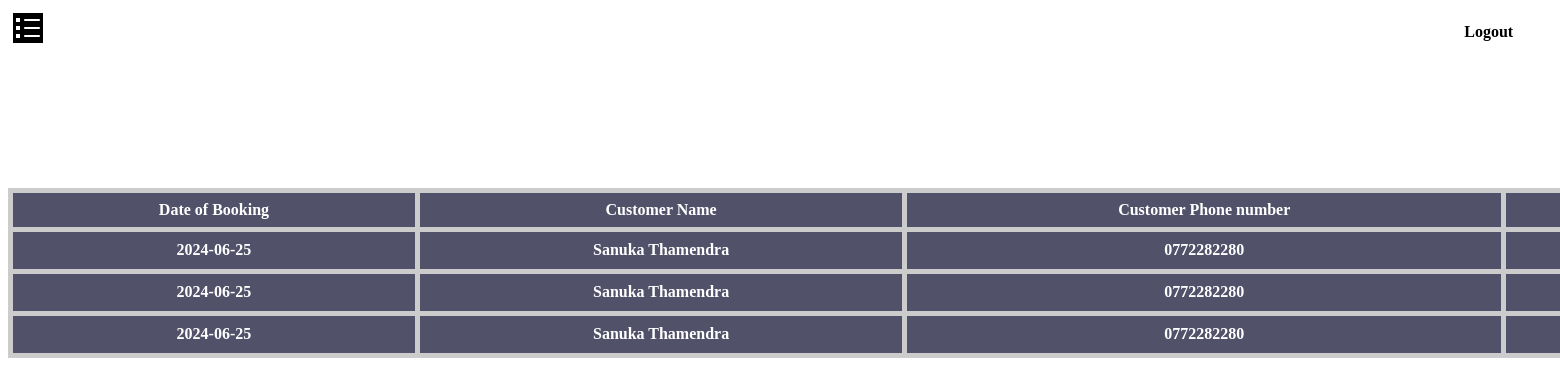
The page /savoy/CheckBookings.php on the database its author committed.
### tables this page shows
CREATE TABLE IF NOT EXISTS `booking` (
  `id` int(11) NOT NULL AUTO_INCREMENT,
  `moive_id` int(11) DEFAULT NULL,
  `date` varchar(50) DEFAULT NULL,
  `time` varchar(50) DEFAULT NULL,
  `parking_slots` int(11) DEFAULT NULL,
  `users_id` int(11) DEFAULT NULL,
  `booking_date` date DEFAULT NULL,
  PRIMARY KEY (`id`),
  KEY `FK_booking_movies` (`moive_id`),
  KEY `FK_booking_users` (`users_id`),
  CONSTRAINT `FK_booking_movies` FOREIGN KEY (`moive_id`) REFERENCES `movies` (`id`),
  CONSTRAINT `FK_booking_users` FOREIGN KEY (`users_id`) REFERENCES `users` (`id`)
);

CREATE TABLE IF NOT EXISTS `users` (
  `id` int(11) NOT NULL AUTO_INCREMENT,
  `name` varchar(255) NOT NULL,
  `email` varchar(255) NOT NULL,
  `phone_number` varchar(15) NOT NULL,
  `password` varchar(255) NOT NULL,
  `created_at` timestamp NOT NULL DEFAULT current_timestamp(),
  PRIMARY KEY (`id`)
);

### savoy/CheckBookings.php (the view, shortened to what this page needs)
<?php
$servername = "localhost";
$username = "root";
$password = "";
$dbname = "savoy_cinema";
$conn = new mysqli($servername, $username, $password, $dbname);
?>
<!DOCTYPE html>
<html lang="en">
<head>
    <link rel="stylesheet" href="./admin.css">
</head>
<body>
    <section>
        <div class="Header">
            <div class="nav-bar">
                <div class="dropdown">
                    <a href="#"><img src="./uploads/icons/list.png" alt="Menu"></a>
                </div>
            </div>
            <div class="logout">
                <a href="./Index.php">Logout</a>
            </div>
        </div>
    </section>
    <div class="bk-heading">
        <h1>Booking Details</h1>
    </div>
    <table>
        <thead>
            <tr>
                <th>Date of Booking</th>
                <th>Customer Name</th>
                <th>Customer Phone number</th>
                <th>Movie Name</th>
            </tr>
        </thead>
        <tbody>
            <?php
            $sql = "SELECT `booking`.`id`,`booking`.`booking_date`, `users`.`name`,`users`.`phone_number`,`movies`.`movieName`,`booking`.`date`, `booking`.`time`,`movies`.`dimension`,`booking`.`parking_slots` FROM `booking` INNER JOIN `users` ON `booking`.`users_id`=`users`.`id` INNER JOIN `movies` ON `booking`.`moive_id`=`movies`.`id` ";
            $bookig_rs = $conn->query($sql);
            $bookig_num=$bookig_rs->num_rows;
            for($i=0;$i<$bookig_num;$i++){
                $bookig_data=$bookig_rs->fetch_assoc();
                ?>
                <tr>
                <th><?php echo $bookig_data["booking_date"]; ?></th>
                <th><?php echo $bookig_data["name"]; ?></th>
                <th><?php echo $bookig_data["phone_number"]; ?></th>
                <th><?php echo $bookig_data["movieName"]; ?></th>
            </tr>
                <?php
            }
            ?>
        </tbody>
    </table>
</body>
</html>

### savoy/admin.css (style rules this page uses)
body { background-color: white; }
.Header { display: flex; width: 98%; height: 100px; justify-content: space-between; }
.nav-bar { position: relative; display: inline-block; }
.dropdown { position: relative; display: inline-block; }
.dropdown img { cursor: pointer; margin-top: 5px; margin-left: 5px; }
.logout { padding-top: 15px; }
.logout a { background-color: white; text-decoration: none; color: #000; padding: 8px; border-radius: 30px; border: none; font-weight: bolder; cursor: pointer; transition: 0.4s; }

### savoy/CheckBookings.php (style rules this page uses)
body { background-color: white; }
.Header { display: flex; width: 98%; height: 100px; justify-content: space-between; }
.nav-bar { position: relative; display: inline-block; }
.dropdown { position: relative; display: inline-block; }
.dropdown img { cursor: pointer; margin-top: 5px; margin-left: 5px; background-color: #000; }
.logout { padding-top: 15px; }
.logout a { background-color: white; text-decoration: none; color: #000; padding: 8px; border-radius: 30px; border: none; font-weight: bolder; cursor: pointer; transition: 0.4s; }
.bk-heading { display: flex; justify-content: center; color: white; }
table { width: 300%; border-collapse: collapse; margin-bottom: 20px; }
th, td { border: 5px solid #ccc; padding: 8px; text-align: left; }
th { background-color: rgba(0, 0, 37, 0.684); color: white; text-align: center; }

### rows shown on the page
booking: booking_date "2024-06-25", users.name "Sanuka Thamendra", users.phone_number "0772282280"
booking: booking_date "2024-06-25", users.name "Sanuka Thamendra", users.phone_number "0772282280"
booking: booking_date "2024-06-25", users.name "Sanuka Thamendra", users.phone_number "0772282280"
